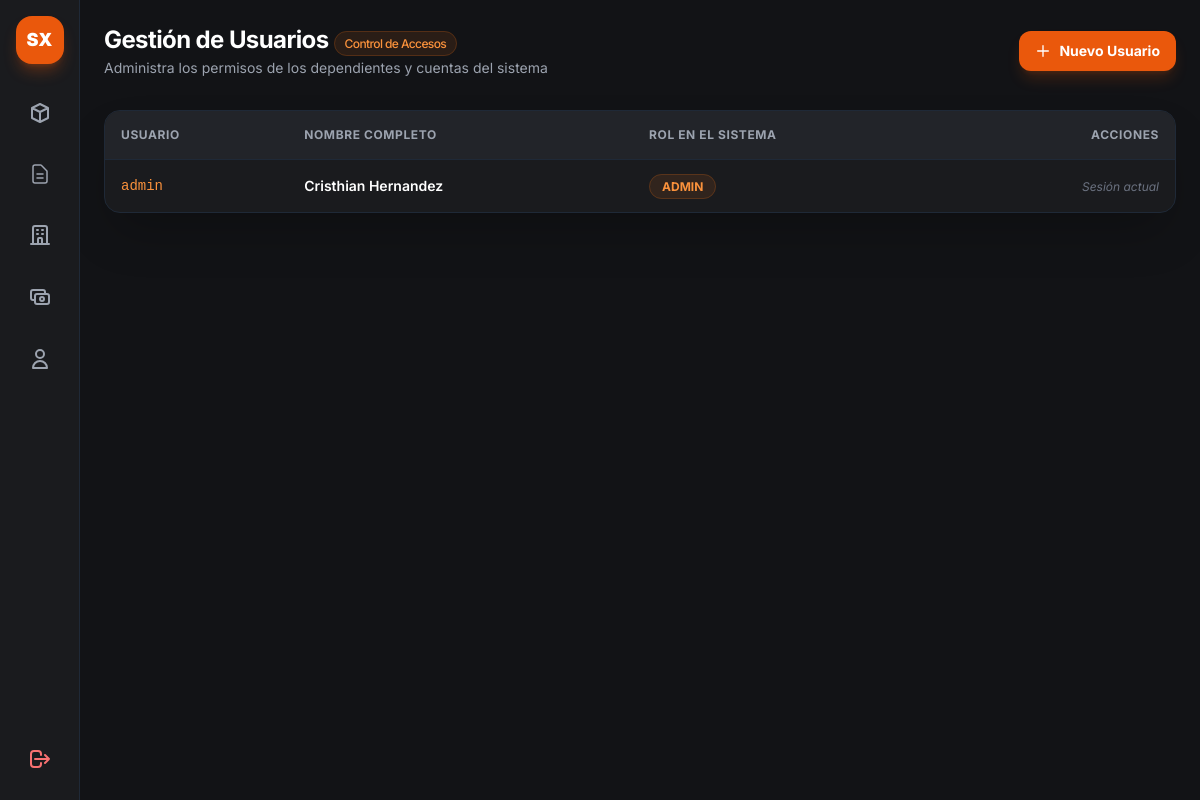
/admin/usuarios (signed in), run on an earlier commit of the app's database.
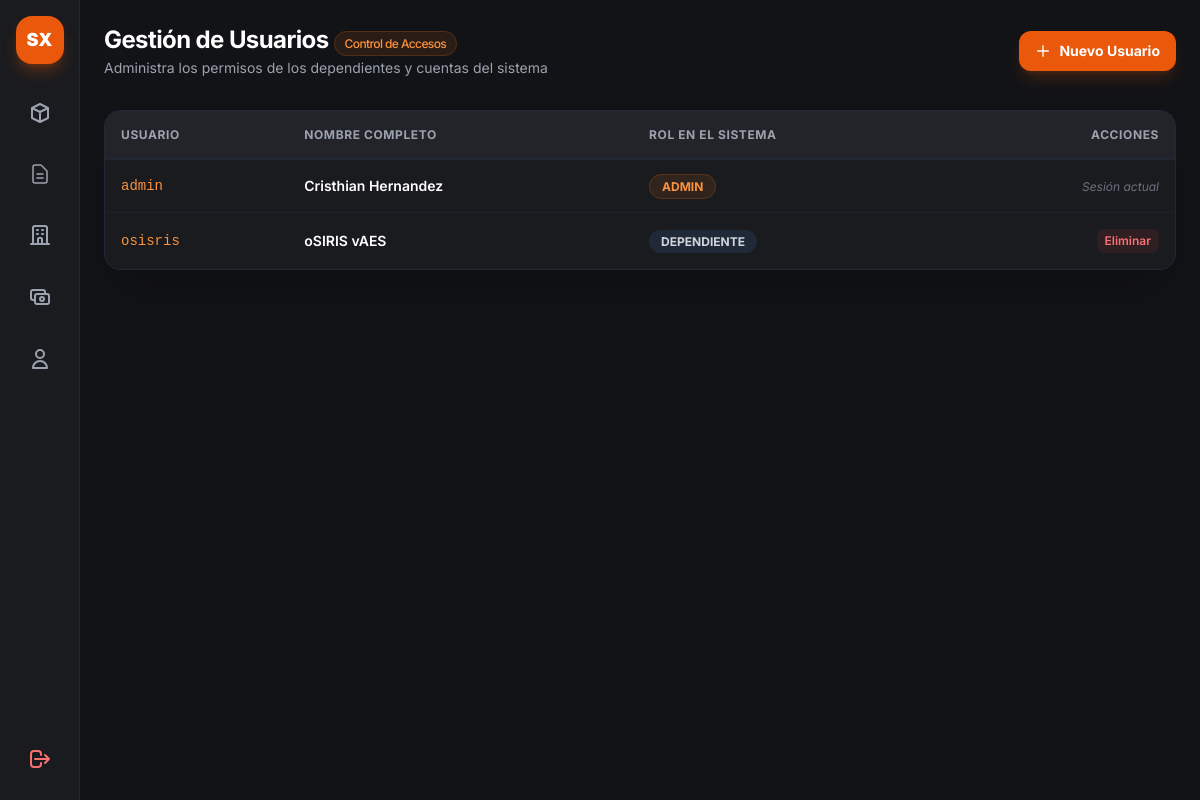
And on a later commit of the database.
### app.py (models this page shows)
class Usuario(db.Model):
    __tablename__ = 'usuarios'
    id = db.Column(db.Integer, primary_key=True)
    username = db.Column(db.String(50), unique=True, nullable=False)
    password = db.Column(db.String(100), nullable=False)
    nombre = db.Column(db.String(100), nullable=False)
    rol = db.Column(db.String(20), default='dependiente')

### app.py (the view)
@app.route('/admin/usuarios')
def vista_usuarios():
    if 'user' not in session or session.get('rol') != 'admin':
        return redirect(url_for('login'))
    usuarios = Usuario.query.all()
    return render_template('admin_usuarios.html', usuarios=usuarios)

### templates/admin_usuarios.html (shortened to what this page needs)
{% extends "base.html" %}
{% block content %}
    <header class="p-6 pb-2 flex justify-between items-center">
        <div>
            <h1 class="text-2xl font-bold text-white tracking-tight">Gestión de Usuarios <span
                    class="text-xs font-medium px-2.5 py-1 rounded-full bg-orange-500/10 text-orange-400 border border-orange-500/20">Control
                    de Accesos</span></h1>
            <p class="text-sm text-gray-400 mt-0.5">Administra los permisos de los dependientes y cuentas del
                sistema</p>
        </div>
        <button onclick="abrirModalUsuario()"
            class="px-4 py-2.5 bg-orange-600 hover:bg-orange-500 text-white font-bold rounded-xl transition flex items-center gap-2 text-sm shadow-lg shadow-orange-600/20 active:scale-95">
            <svg class="w-4 h-4" fill="none" stroke="currentColor" viewBox="0 0 24 24">
                <path stroke-linecap="round" stroke-linejoin="round" stroke-width="2" d="M12 4v16m8-8H4" />
            </svg>
            <span>Nuevo Usuario</span>
        </button>
    </header>
    <section class="p-6 flex-1">
        <div class="bg-[#1a1b1e] border border-gray-800 rounded-2xl overflow-hidden shadow-2xl">
            <table class="w-full text-left border-collapse">
                <thead>
                    <tr
                        class="border-b border-gray-800 text-xs font-semibold text-gray-400 uppercase tracking-wider bg-[#222429]">
                        <th class="p-4">Usuario</th>
                        <th class="p-4">Nombre Completo</th>
                        <th class="p-4">Rol en el Sistema</th>
                        <th class="p-4 text-right">Acciones</th>
                    </tr>
                </thead>
                <tbody class="divide-y divide-gray-800/60 text-sm">
                    {% for u in usuarios %}
                    <tr class="hover:bg-gray-800/30 transition-colors">
                        <td class="p-4 font-mono text-orange-400 font-medium">{{ u.username }}</td>
                        <td class="p-4 text-white font-semibold">{{ u.nombre }}</td>
                        <td class="p-4">
                            <span
                                class="px-3 py-1 rounded-full text-xs font-bold {% if u.rol == 'admin' %}bg-orange-500/10 text-orange-400 border border-orange-500/20{% else %}bg-gray-800 text-gray-300{% endif %}">
                                {{ u.rol|upper }}
                            </span>
                        </td>
                        <td class="p-4 text-right">
                            {% if u.username != session.get('user') %}
                            <form action="/admin/usuarios/eliminar/{{ u.id }}" method="POST" class="inline"
                                onsubmit="return confirm('¿Seguro que deseas eliminar este usuario?');">
                                <button type="submit"
                                    class="text-red-400 hover:text-red-300 text-xs font-semibold px-2 py-1 bg-red-500/10 rounded-lg hover:bg-red-500/20 transition">Eliminar</button>
                            </form>
                            {% else %}
                            <span class="text-xs text-gray-500 italic">Sesión actual</span>
                            {% endif %}
                        </td>
                    </tr>
                    {% endfor %}
                </tbody>
            </table>
        </div>
    </section>
{% endblock %}

What changed in the data, as far as the page shows it:
added Usuario: username "osisris", nombre "oSIRIS vAES", rol "DEPENDIENTE"
